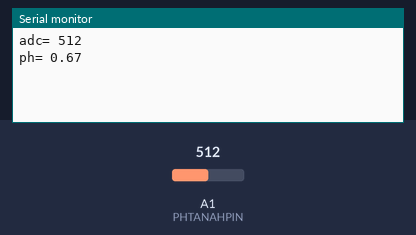
Bench run of a sketch on a simulated Arduino Uno, built with avr-gcc and run on an emulated ATmega328P. Parts: the last lines printed to the serial monitor. The inputs (shaded band) are chosen by the test bench; at power-on: A1 (PHTANAHPIN) = 512.

Above: at 1.8 s.
1.9 s: A1 (PHTANAHPIN) set to 716
At 2.8 s:
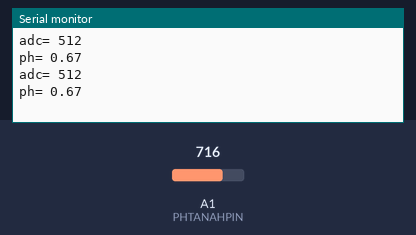
3.4 s: A1 (PHTANAHPIN) set to 900
At 4.8 s:
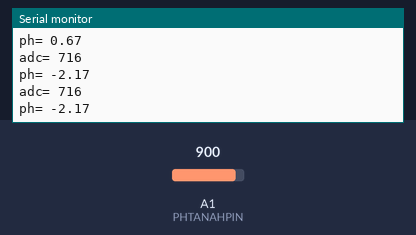
Timing chart, 0 to 6.4 s (numbered marks = the images above; inputs shaded):
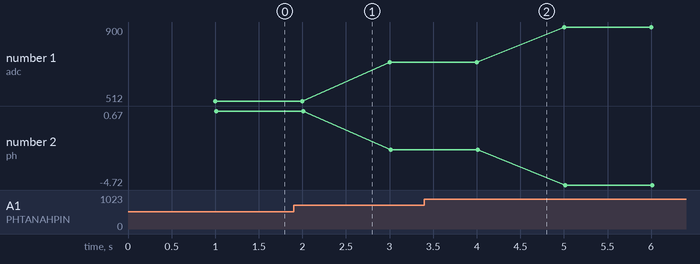

Measured:
- plotted number 1: 512 → 716 after the input at 1.9 s, 716 → 900 after the input at 3.4 s
- plotted number 2: 0.67 → -2.17 after the input at 1.9 s, -2.17 → -4.72 after the input at 3.4 s

The sketch:

Sensor_PH_Tanah.ino
```cpp
#define PHTANAHPIN A1
int sensorValue = 0;
float outputValue = 0.0;

void setup() {
  Serial.begin(9600);

}

void loop() {

  sensorValue = analogRead(PHTANAHPIN);
  delay(1000);
  outputValue = (-0.0139*sensorValue)+7.7851;
  Serial.print("adc= ");
  Serial.println(sensorValue);
  Serial.print("ph= ");
  Serial.println(outputValue);

}
```
